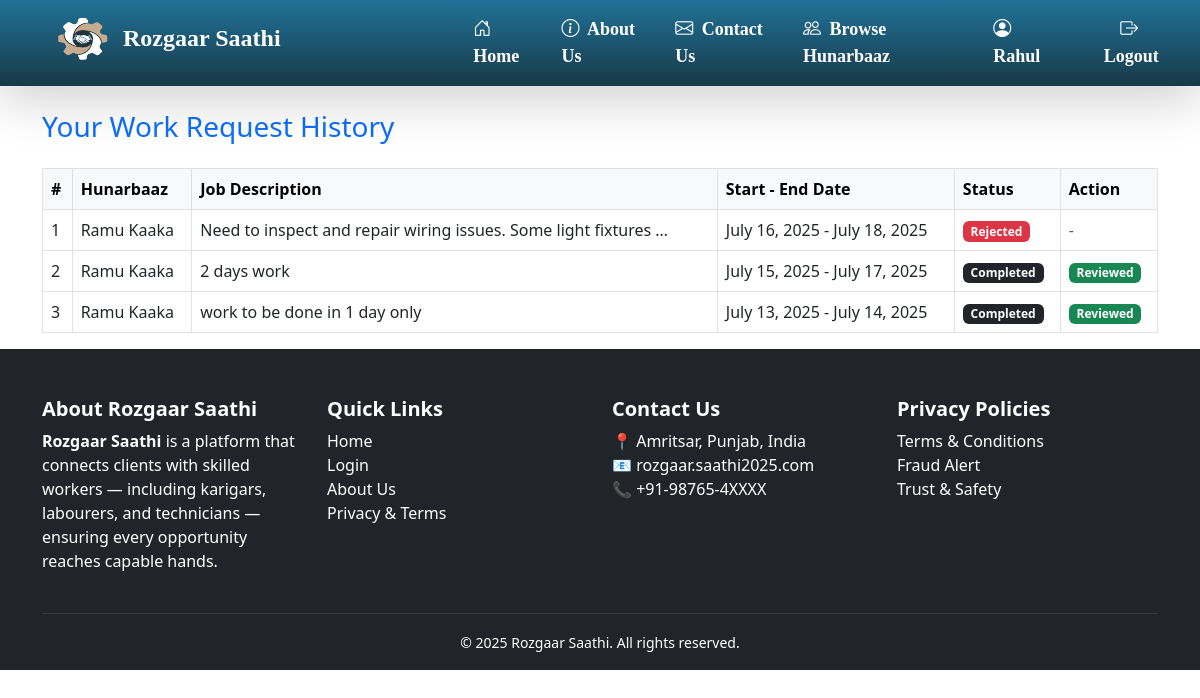
/client/requests/history/ (signed in), run on the app's committed database.
### client/models.py (models this page shows, shortened)
class PostRequest(models.Model):
    client = models.ForeignKey(User, on_delete=models.CASCADE, related_name='sent_requests')
    hunarbaaz = models.ForeignKey('hunarbaaz.Hunarbaaz', on_delete=models.CASCADE, related_name='received_requests')
    job_description = models.TextField()
    location = models.CharField(max_length=100)
    start_date = models.DateField(help_text="Start date of the job",null=False,blank=True)
    end_date = models.DateField(help_text="Expected completion date",null=False,blank=True)
    JOB_TYPE_CHOICES = [
        ('residential', 'Residential'),
        ('commercial', 'Commercial'),
    ]
    job_type = models.CharField(max_length=20,choices=JOB_TYPE_CHOICES,default='residential',help_text="Type of job location")
    working_hours = models.PositiveIntegerField(
        null=True,
        blank=True,
        help_text="Estimated total working hours for this job"
    )
    is_accepted = models.BooleanField(null=True, blank=True)  # None = Pending, True = Accepted, False = Rejected
    is_completed = models.BooleanField(default=False)
    is_cancelled = models.BooleanField(default=False, help_text="Whether the client has cancelled the request")
    created_at = models.DateTimeField(auto_now_add=True)
    rating = models.IntegerField(
    validators=[MinValueValidator(1), MaxValueValidator(5)],
    null=True,
    blank=True,
    help_text="Client rating after completion (1 to 5)"
)
    review = models.TextField(null=True, blank=True, help_text="Optional client feedback")

### hunarbaaz/models.py (models this page shows, shortened)
class Hunarbaaz(models.Model):
    SKILL_CHOICES = [
        ('', 'Tell us your skill'),  # placeholder
        ('Construction', 'Construction'),
        ('Electrician', 'Electrician'),
        ('Painter', 'Painter'),
        ('Domestic Worker', 'Domestic Worker'),
        ('Plumber', 'Plumber'),
        ('Carpenter', 'Carpenter'),
        ('Electronics Repair', 'Electronics Repair'),
        ('Mechanic', 'Mechanic'),
        ('Others', 'Others'),
    ]
    locations=[
        ('','Select you location'),
        ('Vallah/Verka','Vallah/Verka'),
        ('Hall Bazaar','Hall Bazaar'),
        ('Ranjit-Avenue','Ranjit-Avenue'),
        ('Company-bagh','Company-bagh'),
        ('Golden-gate','Golden-gate'),
        ('Putlighar','Putlighar'),
        ('Ramgharia gate','Ramgharia gate'),
        ('Batala-road','Batala-road'),
        ('Majitha-road','Majitha-road'),
        ('Ram Bagh','Ram Bagh'),
        ('other','other')
    ]
    GENDER_CHOICES = [("","-------"),
        ("M", "Male"),
        ("F", "Female"),
        ("O", "Other"),
    ]
    user = models.OneToOneField(User, on_delete=models.CASCADE)
    full_name = models.CharField(max_length=100)
    mobile = models.CharField(max_length=10,unique=True,validators=[mobile_validator])
    gender = models.CharField(
        max_length=1,
        choices=GENDER_CHOICES,
        default="M",
        verbose_name="Gender",
    )
    skill = models.CharField(max_length=50, choices=SKILL_CHOICES)
    location = models.CharField(max_length=100, choices=locations)
    experience = models.PositiveIntegerField(help_text="Years of experience")
    aadhaar_number = models.CharField(max_length=12,unique=True,validators=[aadhaar_validator])
    wages = models.PositiveIntegerField(help_text="required pay for 8 hours" ,blank=False,null=False, default=False)
    profile_pic = models.ImageField(upload_to='hunarbaaz/profile_pics/',null=True, blank=True)
    work_sample_1=models.ImageField(upload_to='hunarbaaz/work_samples/', null=True, blank=True)
    work_sample_2=models.ImageField(upload_to='hunarbaaz/work_samples/', null=True, blank=True)
    work_sample_3=models.ImageField(upload_to='hunarbaaz/work_samples/', null=True, blank=True)
    is_verified = models.BooleanField(default=False)
    created_at = models.DateTimeField(auto_now_add=True)

### client/views.py (the view)
# urls.py: path('requests/history/', views.request_history, name='request_history'),
@login_required
def request_history(request):
    requests = PostRequest.objects.filter(client=request.user).order_by('-created_at')
    return render(request, 'client/request_history.html', {'requests': requests})

### client/templates/client/request_history.html
{% extends 'base/base.html' %}
{% block content %}
  <div class="container mt-4">
    <h3 class="mb-4 text-primary">Your Work Request History</h3>
    <table class="table table-bordered table-hover align-middle">
      <thead class="table-light">
        <tr>
          <th>#</th>
          <th>Hunarbaaz</th>
          <th>Job Description</th>
          <th>Start - End Date</th>
          <th>Status</th>
          <th>Action</th>
        </tr>
      </thead>
      <tbody>
        {% for request in requests %}
          <tr>
            <td>{{ forloop.counter }}</td>
            <td>{{ request.hunarbaaz.full_name }}</td>
            <td>{{ request.job_description|truncatewords:10 }}</td>
            <td>{{ request.start_date }} - {{ request.end_date }}</td>
            <td>
              {% if request.is_cancelled %}
                <span class="badge bg-secondary">Cancelled</span>
              {% elif request.is_completed %}
                <span class="badge bg-dark">Completed</span>
              {% elif request.is_accepted == True %}
                <span class="badge bg-success">Accepted</span>
              {% elif request.is_accepted == False %}
                <span class="badge bg-danger">Rejected</span>
              {% else %}
                <span class="badge bg-warning text-dark">Pending</span>
              {% endif %}
            </td>
            <td>
              {% if request.is_completed and not request.rating %}
                <a href="{% url 'client:mark_as_completed' request.id %}" class="btn btn-sm btn-outline-primary">📝 Review</a>
              {% elif request.rating %}
                <span class="badge bg-success">Reviewed</span>
              {% else %}
                <span class="text-muted">-</span>
              {% endif %}
            </td>
          </tr>
        {% empty %}
          <tr>
            <td colspan="6" class="text-center text-muted">No work requests yet.</td>
          </tr>
        {% endfor %}
      </tbody>
    </table>
  </div>
{% endblock %}

### base/templates/base/base.html (shortened to what this page needs)
{% load static %}
<!DOCTYPE html>
<html lang="en">
<head>
    <link href="https://cdn.jsdelivr.net/npm/bootstrap@5.3.0/dist/css/bootstrap.min.css" rel="stylesheet">
<link rel="stylesheet" href="https://cdnjs.cloudflare.com/ajax/libs/font-awesome/6.5.0/css/all.min.css">
<link href="https://cdn.jsdelivr.net/npm/bootstrap-icons@1.10.5/font/bootstrap-icons.css" rel="stylesheet">
<link rel="stylesheet" href="{% static 'base/css/style.css' %}">
<link rel="stylesheet" href="{% static 'base/css/login.css' %}">
<link href="https://cdn.jsdelivr.net/npm/aos@2.3.4/dist/aos.css" rel="stylesheet">
</head>
<body>
<nav class="navbar navbar-expand-lg navbar-dark shadow-lg">
  <div class="container-fluid" id="navbar-cont">
    <a class="navbar-brand fw-bold fs-4 d-flex align-items-center" href="{% url 'home' %}">
      <img src="{% static 'base/images/logo.png' %}" style="height: 55px; width: 65px;" class="me-2">
      <span class="text-white">Rozgaar Saathi</span>
    </a>
    <div class="collapse navbar-collapse justify-content-end" id="navbarNav">
      <ul class="navbar-nav align-items-center">
        <li class="nav-item">
          <a class="nav-link nav-anim" href="{% url 'home' %}">
            <i class="bi bi-house-door me-1"></i> Home
          </a>
        </li>
        <li class="nav-item">
          <a class="nav-link nav-anim" href="{% url 'about' %}">
            <i class="bi bi-info-circle me-1"></i> About Us
          </a>
        </li>
        <li class="nav-item">
          <a class="nav-link nav-anim" href="{% url 'reviews:contact_review' %}">
            <i class="bi bi-envelope me-1"></i> Contact Us
          </a>
        </li>
        {% if user.is_authenticated %}
          {% if user.clientprofile %}
          <li class="nav-item">
              <a class="nav-link nav-anim" href="{% url 'client:all_profiles' %}">
                <i class="bi bi-people me-1"></i> Browse Hunarbaaz
              </a>
            </li>
            <li class="nav-item">
              <a class="nav-link nav-anim" href="{% url 'client:client_dashboard' %}">
               <i class="bi bi-person-circle me-1"></i> {{ user.username }}
              </a>
            </li>
          {% elif user.hunarbaaz %}
            <li class="nav-item">
              <a class="nav-link nav-anim" href="{% url 'hunarbaaz:hunarbaaz_dashboard' %}">
                <i class="bi bi-person-circle me-1"></i>{{ user.username }}
              </a>
            </li>
          {% endif %}
          <li class="nav-item">
            <form method="post" action="{% url 'logout' %}" class="d-inline">
              <button type="submit" class="btn nav-link nav-anim ms-2">
                <i class="bi bi-box-arrow-right me-1"></i> Logout
              </button>
            </form>
          </li>
        {% else %}
          <li class="nav-item">
            <a class="nav-link nav-anim" href="{% url 'login' %}">
              <i class="bi bi-box-arrow-in-right me-1"></i> Login / Register
            </a>
          </li>
        {% endif %}
      </ul>
    </div>
  </div>
</nav>
{% block content %}{% endblock %}
<footer class="bg-dark text-white pt-5">
  <div class="container">
    <div class="row gy-4">
      <div class="col-md-3 col-sm-6">
        <h5 class="fw-bold">About Rozgaar Saathi</h5>
        <p>
          <strong>Rozgaar Saathi</strong> is a platform that connects clients with skilled workers — including karigars, labourers, and technicians — ensuring every opportunity reaches capable hands.
        </p>
      </div>
      <div class="col-md-3 col-sm-6">
        <h5 class="fw-bold">Quick Links</h5>
        <ul class="list-unstyled">
          <li><a href="{% url 'home' %}" class="text-white text-decoration-none">Home</a></li>
          <li><a href="{% url 'login' %}" class="text-white text-decoration-none">Login</a></li>
          <li><a href="{% url 'about' %}" class="text-white text-decoration-none">About Us</a></li>
          <li><a href="{% url 'privacy_terms' %}" class="text-white text-decoration-none">Privacy & Terms</a></li>
        </ul>
      </div>
      <div class="col-md-3 col-sm-6">
        <h5 class="fw-bold">Contact Us</h5>
        <ul class="list-unstyled">
          <li>📍 Amritsar, Punjab, India</li>
          <li>📧 rozgaar.saathi2025.com</li>
          <li>📞 +91-98765-4XXXX</li>
        </ul>
      </div>
      <div class="col-md-3 col-sm-6">
        <h5 class="fw-bold">Privacy Policies</h5>
        <ul class="list-unstyled">
          <li>Terms & Conditions</li>
          <li>Fraud Alert</li>
          <li>Trust & Safety</li>
        </ul>
      </div>
    </div>
    <hr class="border-secondary mt-4">
    <div class="text-center pb-3">
      <small>&copy; 2025 Rozgaar Saathi. All rights reserved.</small>
    </div>
  </div>
</footer>
</html>

### base/static/base/css/style.css (style rules this page uses)
body { background-color: white; }
ul { z-index: 9999; }
.navbar { background: linear-gradient(to top, #183947, #207298); backdrop-filter: blur(10px); transition: background 0.3s ease-in-out; font-family: chiller; }
.navbar-brand { width: 410px; padding: 0 0 10px 10px; }
#navbarNav { background: none; width: auto; z-index: 9999; position: relative; }
#navbar-cont { padding: 0 20px 0 40px; z-index: 999; }
.navbar-collapse { z-index: 9999; background-color: #212529; }
.navbar-nav .nav-link { font-size: 18px; font-weight: bold; background: none; transition: all 0.3s ease; position: relative; color: white; border-radius: 8px; padding: 8px 16px; display: inline-block; }
.navbar-nav .nav-link::after, .nav-link::after { display: none !important; }

### data on the page
PostRequest: hunarbaaz.full_name "Ramu Kaaka", job_description "Need to inspect and repair wiring issues. Some light fixtures …", start_date "July 16, 2025", end_date "July 18, 2025", is_cancelled "Rejected"
PostRequest: hunarbaaz.full_name "Ramu Kaaka", job_description "2 days work", start_date "July 15, 2025", end_date "July 17, 2025", is_cancelled "Completed", is_completed "Reviewed"
PostRequest: hunarbaaz.full_name "Ramu Kaaka", job_description "work to be done in 1 day only", start_date "July 13, 2025", end_date "July 14, 2025", is_cancelled "Completed", is_completed "Reviewed"

### other printed values
{{ user.username }} "Rahul"
